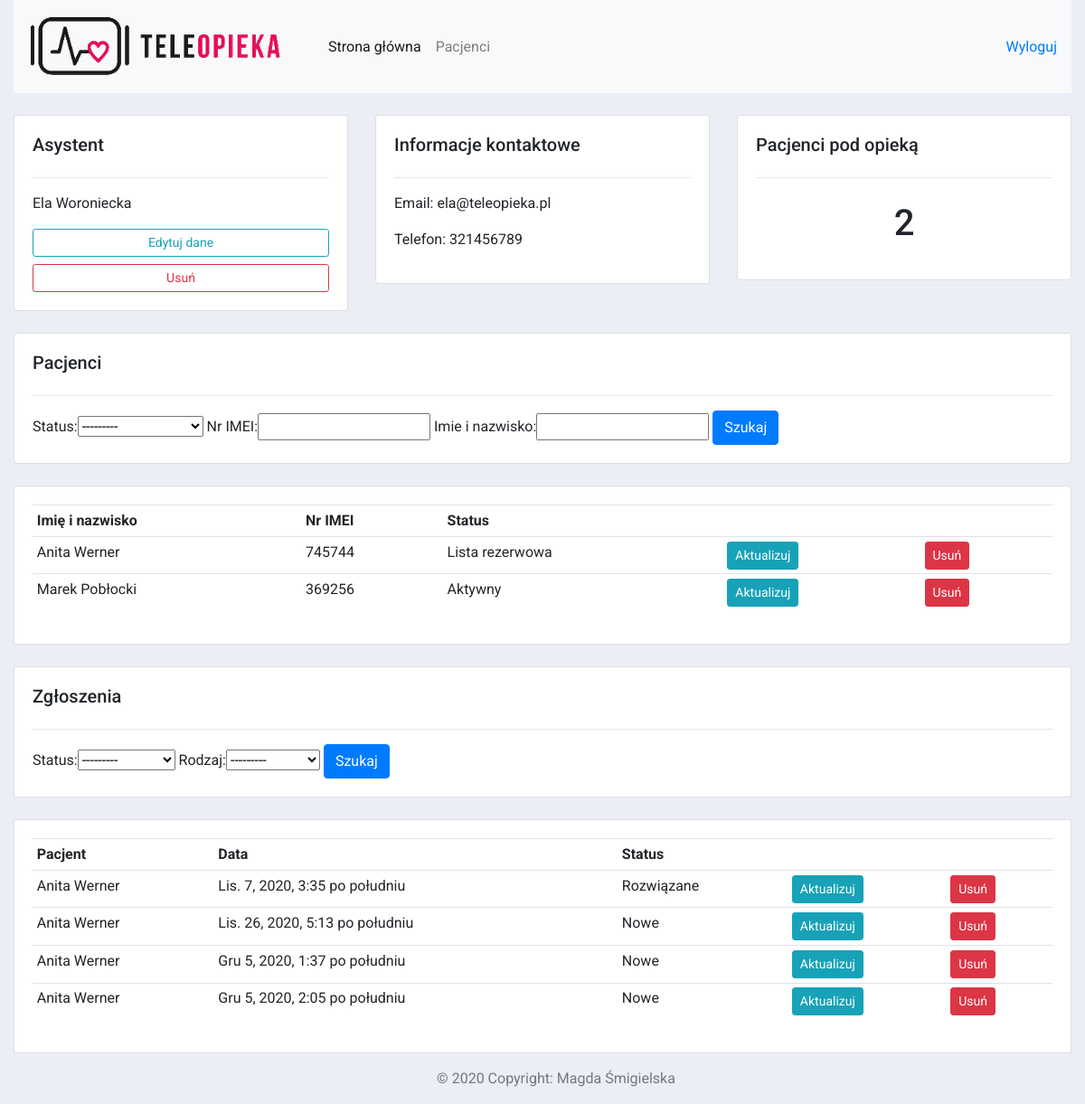
/asystenci/2/ (signed in), run on the app's committed database.
### pacjenci/models.py (models this page shows, shortened)
class Asystent(models.Model):
    class Meta:
        verbose_name_plural = "Asystenci"
    user = models.OneToOneField(User, null=True, on_delete=models.CASCADE)
    dom = models.ForeignKey(Dom, null=True, on_delete=models.SET_NULL)
    imie_i_nazwisko = models.CharField(max_length=200, null=True)
    telefon = models.CharField(max_length=200, null=True)
    email = models.CharField(max_length=200, null=True)
    data_dodania = models.DateTimeField(auto_now_add=True, null=True)

class Pacjent(models.Model):
    class Meta:
        verbose_name_plural = "Pacjenci"
    STATUS = (
        ('Lista rezerwowa', 'Lista rezerwowa'),
        ('Aktywny', 'Aktywny'),
        ('Zmarły', 'Zmarły'),
        ('Rezygnacja', 'Rezygnacja')
    )
    status = models.CharField(max_length=200, null=True, choices=STATUS)
    nr_IMEI = models.CharField(max_length=200, null=True)
    imie_i_nazwisko = models.CharField(max_length=200, null=True)
    dom = models.ForeignKey(Dom, null=True, on_delete=models.SET_NULL)
    data_dodania = models.DateTimeField(auto_now_add=True, null=True)
    def __str__(self):
        return self.imie_i_nazwisko

class Zgloszenie(models.Model):
    class Meta:
        verbose_name = "Zgłoszenie"
        verbose_name_plural = "Zgłoszenia"
    STATUS = (
        ('Nowe', 'Nowe'),
        ('W trakcie', 'W trakcie'),
        ('Rozwiązane', 'Rozwiązane')
    )
    RODZAJ = (
        ('Awaria', 'Awaria'),
        ('Rezygnacja', 'Rezygnacja'),
        ('Inne', 'Inne')
    )
    status = models.CharField(max_length=200, null=True, choices=STATUS)
    rodzaj = models.CharField(max_length=200, null=True, choices=RODZAJ)
    pacjent = models.ForeignKey(Pacjent, null=True, on_delete=models.SET_NULL)
    opis = models.CharField(max_length=500, null=True)
    data_dodania = models.DateTimeField(auto_now_add=True, null=True)

### pacjenci/views.py (the view)
# urls.py: path('asystenci/<str:pk_test>/', views.asystenci, name = "asystenci"),
@login_required(login_url='login')
def asystenci(request, pk_test):
    asystent = Asystent.objects.get(id=pk_test)
    a_dom = asystent.dom
    pacjenci = Pacjent.objects.filter(dom=a_dom)
    liczba_pacjentow = pacjenci.count()
    zgloszenia = Zgloszenie.objects.filter(pacjent__in=pacjenci)
    myFilterPacjent = PacjentFilter(request.GET, queryset=pacjenci)
    pacjenci = myFilterPacjent.qs
    myFilterZgloszenie = ZglosznieFilter(request.GET, queryset=zgloszenia)
    zgloszenia = myFilterZgloszenie.qs
    context = {'asystent':asystent,
               'pacjenci':pacjenci,
               'liczba_pacjentow':liczba_pacjentow,
               'myFilterPacjent': myFilterPacjent,
               'zgloszenia':zgloszenia,
               'myFilterZgloszenie':myFilterZgloszenie}
    return render(request, 'pacjenci/asystenci.html', context)

### pacjenci/templates/pacjenci/asystenci.html
{%  extends 'pacjenci/main.html' %}
{% block content %}
<br>
<div class="row">
	<div class="col-md">
		<div class="card card-body">
			<h5>Asystent</h5>
			<hr>
			<p>{{asystent.imie_i_nazwisko}}</p>
			<a class="btn btn-outline-info btn-sm btn-block"
			   href="{% url 'aktualizuj_asystenta_admin' asystent.id%}">Edytuj
				dane</a>
			<a class="btn btn-outline-danger  btn-sm btn-block" href="{% url 'usun_asystenta' asystent.id%}">Usuń</a>
		</div>
	</div>
	<div class="col-md">
		<div class="card card-body">
			<h5>Informacje kontaktowe</h5>
			<hr>
			<p>Email: {{asystent.email}}</p>
			<p>Telefon: {{asystent.telefon}}</p>
		</div>
	</div>
	<div class="col-md">
		<div class="card card-body">
			<h5>Pacjenci pod opieką</h5>
			<hr>
			<h1 style="text-align: center;padding: 10px">{{liczba_pacjentow}}</h1>
		</div>
	</div>
</div>
<br>
<div class="row">
	<div class="col">
		<div class="card card-body">
			<h5>Pacjenci</h5><hr>
			<form method="get">
				{{myFilterPacjent.form}}
		    <button class="btn btn-primary" type="submit">Szukaj</button>
		  </form>
		</div>
	</div>
</div>
<br>
<div class="row">
	<div class="col-md">
		<div class="card card-body">
			<table class="table table-sm">
				<tr>
					<th>Imię i nazwisko</th>
					<th>Nr IMEI</th>
					<th>Status</th>
					<th></th>
					<th></th>
				</tr>
				{% for pacjent in pacjenci %}
						<tr>
							<td>{{pacjent.imie_i_nazwisko}}</td>
							<td>{{pacjent.nr_IMEI}}</td>
							<td>{{pacjent.status}}</td>
                            <td><a class="btn btn-sm btn-info" href="{% url 'aktualizuj_pacjenta' pacjent.id%}">
                                Aktualizuj</a></td>
                            <td><a class="btn btn-sm btn-danger" href="{% url 'usun_pacjenta' pacjent.id%}">
                                Usuń</a></td>
						</tr>
				{% endfor %}
			</table>
		</div>
	</div>
</div>
<br>
<div class="row">
	<div class="col">
		<div class="card card-body">
			<h5>Zgłoszenia</h5><hr>
			<form method="get">
				{{myFilterZgloszenie.form}}
		    <button class="btn btn-primary" type="submit">Szukaj</button>
		  </form>
		</div>
	</div>
</div>
<br>
<div class="row">
	<div class="col-md">
		<div class="card card-body">
			<table class="table table-sm">
                <tr>
                    <th>Pacjent</th>
                    <th>Data</th>
                    <th>Status</th>
                    <th></th>
                    <th></th>
                </tr>
					{% for i in zgloszenia %}
						<tr>
							<td>{{i.pacjent}}</td>
							<td>{{i.data_dodania}}</td>
                            <td>{{i.status}}</td>
                            <td><a class="btn btn-sm btn-info" href="{% url 'aktualizuj_zgloszenie' i.id%}">
                                Aktualizuj</a></td>
                            <td><a class="btn btn-sm btn-danger" href="{% url 'usun_zgloszenie' i.id%}">
                                Usuń</a></td>
						</tr>
					{% endfor %}
			</table>
		</div>
	</div>
</div>
{% endblock %}

### static/css/main.css (style rules this page uses)
body { background-color: #EBEFF5; font-family: "Roboto"; height: 100%; overflow-x: hidden; }
html { height: 100%; }

### data on the page
Asystent: imie_i_nazwisko "Ela Woroniecka", email "ela@teleopieka.pl", telefon "321456789"
Pacjent: imie_i_nazwisko "Anita Werner", nr_IMEI "745744", status "Lista rezerwowa"
Pacjent: imie_i_nazwisko "Marek Pobłocki", nr_IMEI "369256", status "Aktywny"
Zgloszenie: pacjent "Anita Werner", data_dodania "Lis. 7, 2020, 3:35 po południu", status "Rozwiązane"
Zgloszenie: pacjent "Anita Werner", data_dodania "Lis. 26, 2020, 5:13 po południu", status "Nowe"
Zgloszenie: pacjent "Anita Werner", data_dodania "Gru 5, 2020, 1:37 po południu", status "Nowe"
Zgloszenie: pacjent "Anita Werner", data_dodania "Gru 5, 2020, 2:05 po południu", status "Nowe"

### other printed values
{{ liczba_pacjentow }} "2"
